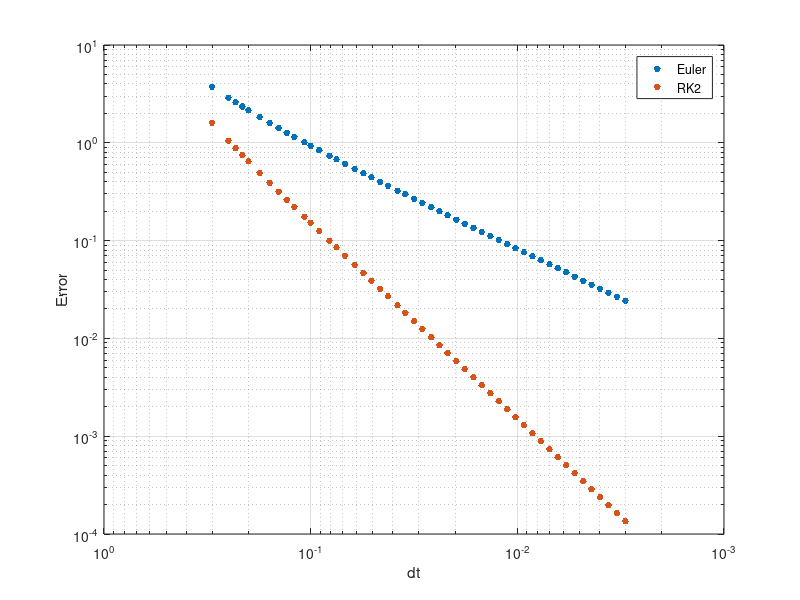

MATLAB code to generate this figure:
% PSS 9 exercise 7.4 (Euler)

clc;clear;
close all

%% Defining the function:
f = @(t,x)(x/5+10*exp(t/5)*cos(10*t));

%% Simulation parameters:
tFinal  = 3;
a       = 1;
b1      = 1/2;
b2      = 1/2;

%% The exact Solution:
tExact = 0:0.01:tFinal;
xExact = exp(tExact/5).*sin(10*tExact);


%% Integration for various time steps:
N_table = floor(logspace(1,3,50));

for index = 1:length(N_table)
    
    N = N_table(index);
    dt(index) = tFinal / N_table(index);
    t = zeros(N,1);
    xEuler = zeros(N,1);
    xRK2 = zeros(N,1);
    
    for j = 2:N+1
        
        t(j) = t(j-1) + dt(index);
        
        % Euler step
        xEuler(j) = xEuler(j-1) + dt(index)*f(t(j-1),xEuler(j-1));
        
        % RK2 step
        K1 = f( t(j-1) , xRK2(j-1) );
        K2 = f( t(j-1)+a*dt(index) , xRK2(j-1)+a*dt(index)*K1);
        xRK2(j) = xRK2(j-1) + dt(index) * b1 * K1 + dt(index) * b2 * K2 ;

    end
    
    % Compute the global error
    err(1,index) = norm(xEuler(end)-xExact(end),inf);
    err(2,index) = norm(xRK2(end)-xExact(end),inf);
    
end

figure(1);clf; 
loglog(dt,err,'marker','.','markersize',15,'linestyle','none')
grid on
set(gca,'XDir','reverse')
legend('Euler', 'RK2')
xlabel('dt')
ylabel('Error')